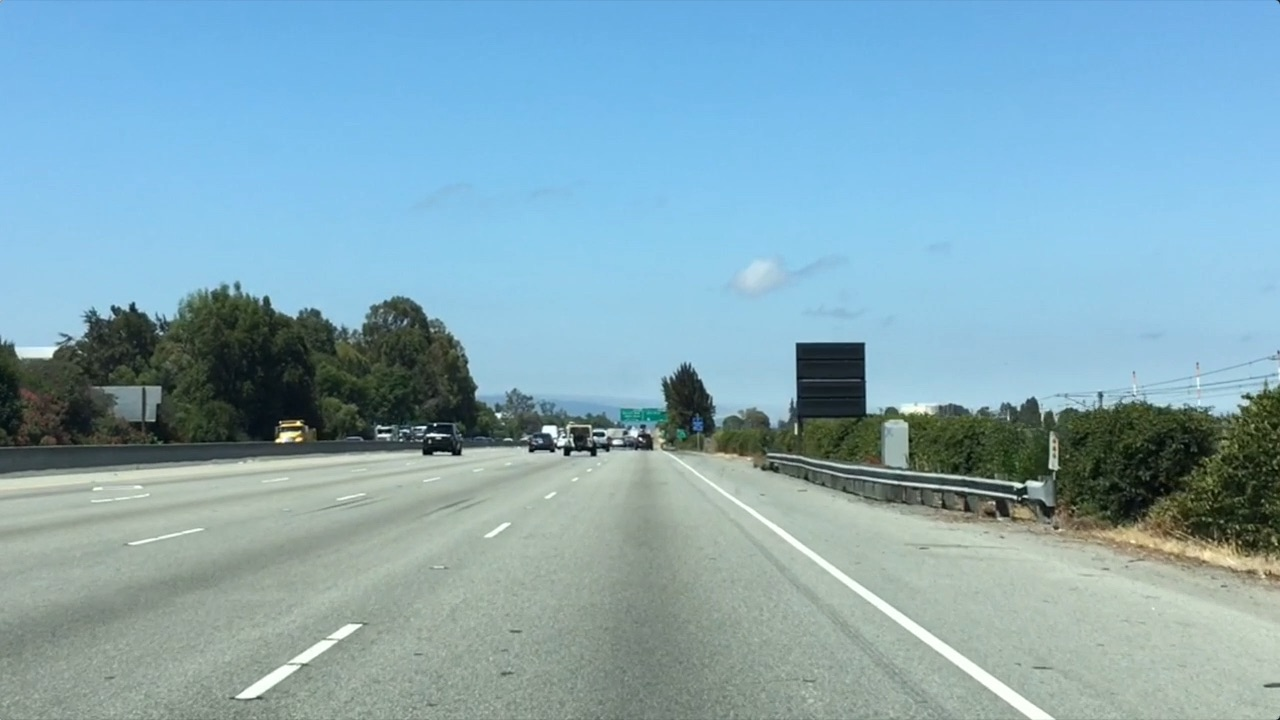
#> input picture Project-LaneLines_Finder/Basic_Detector/Practice FIles/road_lanes.jpg, 1280 x 720 px
$ python image_with_three_channels.py
#> lines starting #> are read from the running program, lines starting #| are printed output that depends on the picture
#image_with_three_channels
import matplotlib.pyplot as plt
import matplotlib.image as mpimg
import numpy as np

# Read in the image
org_img = mpimg.imread('road_lanes.jpg')
#> org_img is the input picture: shape (720, 1280, 3); mean R, G, B 132, 168.5, 182.1

fig = plt.figure()
a = fig.add_subplot(1, 4, 1)
imgplot = plt.imshow(org_img)
a.set_title('Original Image')
channel_data = ['red','green','blue']


for i in range(3):
    a = fig.add_subplot(1, 4, i+2)
    imgplot = plt.imshow(org_img[:,:,i])
    a.set_title('{} channel image'.format(channel_data[i]))
plt.show()
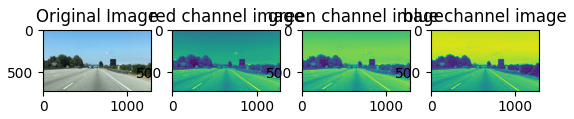
#> figure drawn by matplotlib, 4 panels
